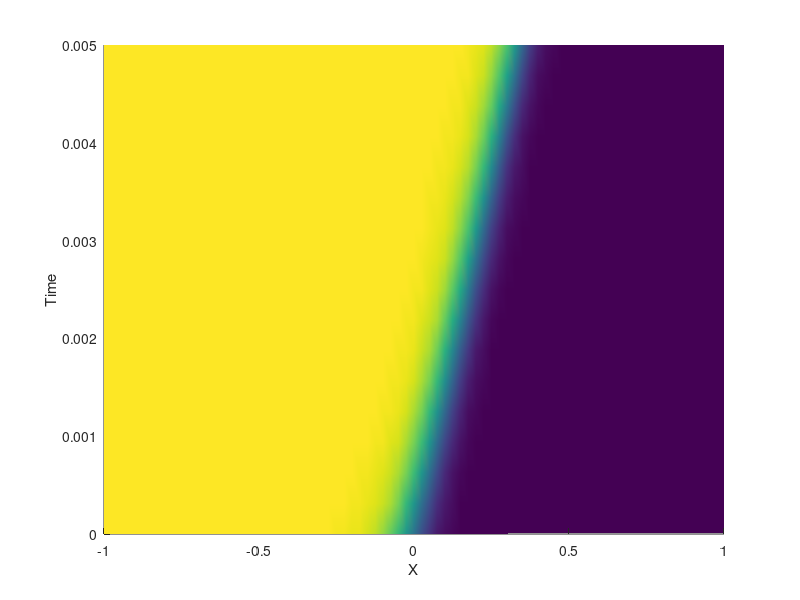

MATLAB code to generate this figure:
%Fisher Equation - Neumann
clc
close all

p = 2000;
f = @(x) 1./((exp(10*sqrt(10/3).*x)+1).^2);
sol = @(x,t) 1./((exp(sqrt(p/6).*x-(5*p/6)*t)+1).^2);

ex = 2;

switch ex
    case 1
        dx = 0.05;
        dt = 0.00125;
    case 2
        dx = 0.025;
        dt = 0.0003125;
    case 3
        dx = 0.0125;
        dt = 0.000078125;
    case 4
        dx = 0.00625;
        dt = 0.0000195313;
end
    
xs = -1:dx:1;
N = length(xs);
time = 0:dt:0.005;
T = length(time);
R = (dt)/(dx^2);

u = zeros(1,length(xs)+2);
u(2:end-1) = f(xs);
u(1) = u(2);
u(end) = u(end-1);

A = zeros(T,N) ;
%B = zeros(T,N) ;

for t = 1:T
    s = sol(xs,time(t));
    old = u;
    u(1) = u(3);
    u(end) = u(end-2);
    u(2:end-1) = old(2:end-1) + R*(old(3:end)-2*old(2:end-1)+old(1:end-2));
    u(2:end-1) = u(2:end-1) + p*dt*old(2:end-1).*(ones(1,N)-old(2:end-1));
    
    A(t,:) = u(2:end-1);
    %B(t,:) = s;
    %Plot
%     figure(1);
%     plot(xs,u(2:end-1),xs,s);
%     axis([-1,1,0,1])
%     pause(0.001);
end

%hold off

%   Mesh Plot
[xs,time] = meshgrid(xs,time) ;
hold on
surf(xs,time,A);
%surf(xs,time,B);
xlabel('X');
ylabel('Time');
zlabel('U');
hold off;
shading interp

